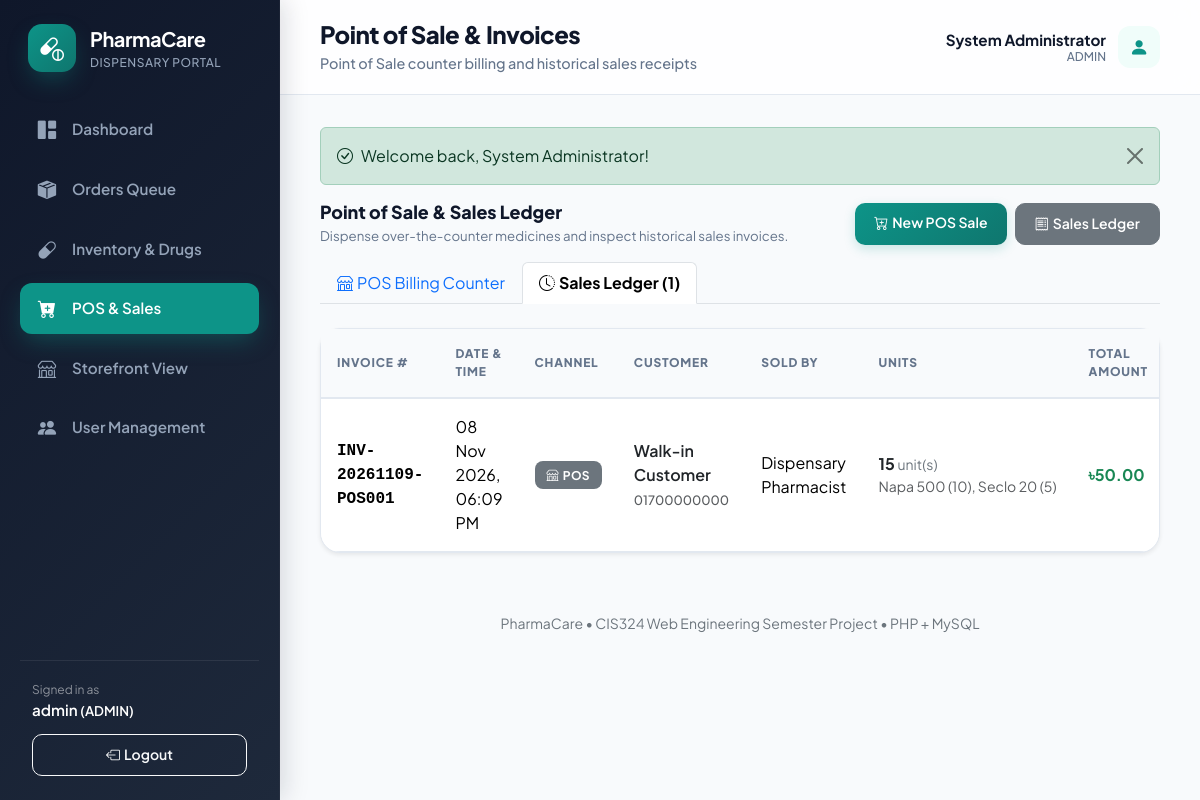
Screenshot of /index.php?page=sales (signed in) with the database file from the repository.
### tables this page shows
CREATE TABLE app_users (
    id INT AUTO_INCREMENT PRIMARY KEY,
    full_name VARCHAR(100) NOT NULL,
    username VARCHAR(50) NOT NULL UNIQUE,
    email VARCHAR(100) NULL UNIQUE,
    phone VARCHAR(30) NULL,
    address TEXT NULL,
    password VARCHAR(255) NOT NULL,
    role ENUM('ADMIN', 'STAFF', 'CUSTOMER') NOT NULL DEFAULT 'CUSTOMER',
    enabled TINYINT(1) NOT NULL DEFAULT 1,
    created_at DATETIME NOT NULL DEFAULT CURRENT_TIMESTAMP
);

CREATE TABLE sales (
    id INT AUTO_INCREMENT PRIMARY KEY,
    invoice_number VARCHAR(50) NOT NULL UNIQUE,
    sale_date DATETIME NOT NULL DEFAULT CURRENT_TIMESTAMP,
    customer_name VARCHAR(100) NULL,
    customer_phone VARCHAR(30) NULL,
    subtotal DECIMAL(10,2) NOT NULL,
    discount DECIMAL(10,2) NOT NULL DEFAULT 0.00,
    total_amount DECIMAL(10,2) NOT NULL,
    sold_by_id INT NOT NULL,
    channel VARCHAR(20) NOT NULL DEFAULT 'POS',
    order_id INT NULL,
    CONSTRAINT chk_sales_subtotal CHECK (subtotal >= 0),
    CONSTRAINT chk_sales_total CHECK (total_amount >= 0),
    CONSTRAINT fk_sales_sold_by FOREIGN KEY (sold_by_id) REFERENCES app_users(id) ON DELETE RESTRICT,
    CONSTRAINT fk_sales_order FOREIGN KEY (order_id) REFERENCES orders(id) ON DELETE SET NULL,
    INDEX idx_sale_date (sale_date),
    INDEX idx_sale_channel (channel),
    INDEX idx_sale_order (order_id)
);

### pages/sales.php (the view, shortened to what the rows shown need)
<?php
$tab = trim((string)($_GET['tab'] ?? ''));
if ($tab === '' || !in_array($tab, ['pos', 'history'], true)) {
    $tab = isset($_GET['new']) ? 'pos' : 'history';
}
$medicines = fetch_all(
    'SELECT id, name, brand_name, batch_number, quantity, selling_price, prescription_required
     FROM medicines
     WHERE active = 1 AND expiry_date >= CURDATE() AND quantity > 0
     ORDER BY name, batch_number'
);
$sales = fetch_all(
    'SELECT s.*, u.full_name AS sold_by_name, u.username AS sold_by_username,
            COALESCE((SELECT SUM(si.quantity) FROM sale_items si WHERE si.sale_id = s.id), 0) AS total_quantity,
            COALESCE((
                SELECT GROUP_CONCAT(CONCAT(COALESCE(si.medicine_name, m.name), " (", si.quantity, ")") SEPARATOR ", ")
                FROM sale_items si
                LEFT JOIN medicines m ON m.id = si.medicine_id
                WHERE si.sale_id = s.id
            ), "") AS items_summary
     FROM sales s
     JOIN app_users u ON u.id = s.sold_by_id
     ORDER BY s.sale_date DESC, s.id DESC'
);
?>
<div class="page-intro mb-3 d-flex justify-content-between align-items-center">
    <div>
        <h2>Point of Sale &amp; Sales Ledger</h2>
    </div>
</div>
<?php if ($tab === 'pos'): ?>
    <form action="actions.php" method="post" id="saleForm">
        <?= csrf_field() ?>
        <input type="hidden" name="action" value="sale_create">
        <div class="card shadow-sm mb-4">
            <div class="card-header bg-white py-3">
                <strong>Customer Information</strong> <span class="text-secondary small">(Optional for walk-in retail)</span>
            </div>
            <div class="card-body">
                <div class="row g-3">
                    <div class="col-md-6">
                        <label class="form-label small fw-semibold" for="customer_name">Customer Name</label>
                        <input class="form-control" id="customer_name" name="customer_name" maxlength="100" placeholder="Walk-in Customer">
                    </div>
                    <div class="col-md-6">
                        <label class="form-label small fw-semibold" for="customer_phone">Contact Phone</label>
                        <input class="form-control" id="customer_phone" name="customer_phone" maxlength="30" placeholder="01XXXXXXXXX">
                    </div>
                </div>
            </div>
        </div>
        <div class="card shadow-sm mb-4">
            <div class="card-header bg-white py-3 d-flex justify-content-between align-items-center">
                <div>
                    <strong>Dispensed Medicines</strong>
                    <div class="small text-secondary">Inventory quantities are locked atomically with FEFO enforcement on submit.</div>
                </div>
                <button type="button" id="addRow" class="btn btn-sm btn-outline-primary">
                    <i class="bi bi-plus-lg me-1"></i>Add Medicine Line
                </button>
            </div>
            <div class="table-responsive">
                <table class="table align-middle mb-0" id="saleTable">
                    <thead class="table-light">
                        <tr>
                            <th style="min-width: 285px">Medicine &amp; Batch</th>
                            <th>In Stock</th>
                            <th style="width: 120px">Quantity</th>
                            <th>Unit Price</th>
                            <th>Line Total</th>
                            <th style="width: 40px"></th>
                        </tr>
                    </thead>
                    <tbody id="saleRows"></tbody>
                </table>
            </div>
        </div>
        <div class="row justify-content-end">
            <div class="col-lg-5 col-xl-4">
                <div class="card shadow-sm">
                    <div class="card-body">
                        <div class="d-flex justify-content-between mb-3">
                            <span class="text-secondary">Subtotal</span>
                            <strong id="subtotalText">৳0.00</strong>
                        </div>
                        <div class="mb-3">
                            <label for="discountInput" class="form-label small fw-semibold">Discount (৳)</label>
                            <input type="number" min="0" step="0.01" name="discount" value="0" id="discountInput" class="form-control">
                        </div>
                        <hr>
                        <div class="d-flex justify-content-between align-items-center mb-4">
                            <span class="h5 mb-0">Grand Total</span>
                            <strong class="h4 text-success mb-0" id="grandTotalText">৳0.00</strong>
                        </div>
                        <button type="submit" class="btn btn-primary btn-lg w-100" <?= !$medicines ? 'disabled' : '' ?>>
                            <i class="bi bi-check-circle me-1"></i>Complete Sale &amp; Print Invoice
                        </button>
                        <?php if (!$medicines): ?>
                            <div class="alert alert-danger small mt-2 mb-0">
                                No saleable medicines are currently available in stock.
                            </div>
                        <?php endif; ?>
                    </div>
                </div>
            </div>
        </div>
    </form>
    <template id="saleRowTemplate">
        <tr class="sale-row">
            <td>
                <select class="form-select medicine-select" name="medicine_id[]" required>
                    <option value="">Select Medicine</option>
                    <?php foreach ($medicines as $m): ?>
                        <option value="<?= e((string)$m['id']) ?>"
                                data-price="<?= e((string)$m['selling_price']) ?>"
                                data-stock="<?= e((string)$m['quantity']) ?>">
                            <?= e($m['name']) ?> — <?= e($m['batch_number']) ?><?= $m['prescription_required'] ? ' (Rx)' : '' ?>
                        </option>
                    <?php endforeach; ?>
                </select>
            </td>
            <td class="stock-cell text-secondary">—</td>
            <td>
                <input name="quantity[]" type="number" min="1" step="1" value="1" class="form-control quantity-input" required>
            </td>
            <td class="price-cell">৳0.00</td>
            <td class="line-total fw-semibold text-success">৳0.00</td>
            <td>
                <button class="btn btn-sm btn-light border remove-row" type="button" aria-label="Remove item">
                    <i class="bi bi-x-lg"></i>
                </button>
            </td>
        </tr>
    </template>
<?php else: ?>
    <div class="card shadow-sm">
        <div class="table-responsive">
            <table class="table table-hover align-middle mb-0">
                <thead class="table-light">
                    <tr>
                        <th>Invoice #</th>
                        <th>Date &amp; Time</th>
                        <th>Channel</th>
                        <th>Customer</th>
                        <th>Sold By</th>
                        <th>Units</th>
                        <th>Total Amount</th>
                    </tr>
                </thead>
                <tbody>
                    <?php foreach ($sales as $s): ?>
                        <tr>
                            <td class="fw-semibold font-monospace">
                                <?= e($s['invoice_number']) ?>
                            </td>
                            <td><?= e(nice_date($s['sale_date'], true)) ?></td>
                            <td>
                                <?php if (($s['channel'] ?? 'POS') === 'ONLINE'): ?>
                                    <span class="badge text-bg-primary"><i class="bi bi-globe me-1"></i>Online</span>
                                <?php else: ?>
                                    <span class="badge text-bg-secondary"><i class="bi bi-shop me-1"></i>POS</span>
                                <?php endif; ?>
                            </td>
                            <td>
                                <div class="fw-semibold text-dark"><?= e($s['customer_name'] ?: 'Walk-in Customer') ?></div>
                                <span class="subtext text-muted small"><?= e($s['customer_phone'] ?? '') ?></span>
                            </td>
                            <td><?= e($s['sold_by_name']) ?></td>
                            <td>
                                <div><strong class="text-dark"><?= (int)$s['total_quantity'] ?></strong> <small class="text-secondary">unit(s)</small></div>
                                <?php if (!empty($s['items_summary'])): ?>
                                    <div class="small text-muted text-truncate" style="max-width: 220px;" title="<?= e($s['items_summary']) ?>">
                                        <?= e($s['items_summary']) ?>
                                    </div>
                                <?php endif; ?>
                            </td>
                            <td>
                                <strong class="text-success"><?= money($s['total_amount']) ?></strong>
                            </td>
                        </tr>
                    <?php endforeach; ?>
                </tbody>
            </table>
        </div>
    </div>
<?php endif; ?>

### includes/header.php (shortened to what the rows shown need)
<?php
$heading = page_title($page);
$subtitles = [
    'dashboard'    => 'Real-time sales revenue, inventory health, and operations overview',
    'catalog'      => 'Browse, search, and order available medicines online',
    'cart'         => 'Review selected medicines and complete your order',
    'orders'       => is_customer() ? 'Track your active and previous medicine orders' : 'Staff order fulfillment and prescription verification queue',
    'order_detail' => 'Review order items, prescription documents, and fulfillment timeline',
    'medicines'    => 'Medicine inventory, stock levels, categories, and suppliers',
    'sales'        => 'Point of Sale counter billing and historical sales receipts',
    'invoice'      => 'Printable receipt for completed transaction',
    'login'        => 'Sign in to access your PharmaCare account',
    'register'     => 'Create a customer account to place medicine orders online',
    'users'        => 'Manage system credentials, personnel roles, authorizations, and passwords',
];
if (!user()) {
    $links = [
        ['catalog', 'capsule-pill', 'Browse Medicines', 'catalog'],
    ];
    $brandUrl = url('catalog');
    $brandSubtitle = 'Online Storefront';
} else {
    $brandUrl = url('dashboard');
    $brandSubtitle = 'Dispensary Portal';
}
?>
<!doctype html>
<html lang="en">
<head>
<link href="https://cdn.jsdelivr.net/npm/bootstrap@5.3.3/dist/css/bootstrap.min.css" rel="stylesheet">
<link href="https://cdn.jsdelivr.net/npm/bootstrap-icons@1.11.3/font/bootstrap-icons.min.css" rel="stylesheet">
<link rel="stylesheet" href="assets/style.css">
</head>
<body>
<aside class="app-sidebar">
 <a class="brand" href="<?= e($brandUrl) ?>">
   <span><strong>PharmaCare</strong><small><?= e($brandSubtitle) ?></small></span>
 </a>
 <?php if (user()): ?>
  <div class="sidebar-footer">
   <div class="small text-white-50">Signed in as</div>
   <div class="fw-semibold text-white text-truncate"><?= e(user()['username']) ?> <small>(<?= e(user()['role']) ?>)</small></div>
   <form method="post" action="actions.php">
     <button class="btn btn-sm btn-outline-light w-100" type="submit">
       <i class="bi bi-box-arrow-left me-1"></i><span>Logout</span>
     </button>
   </form>
  </div>
 <?php endif; ?>
</aside>
<div class="app-main">
 <header class="app-topbar">
  <div class="d-flex align-items-center gap-3">
    <div>
      <h1><?= e($heading) ?></h1>
      <p><?= e($subtitles[$page] ?? 'Pharmacy Management & Online Ordering System') ?></p>
    </div>
  </div>
  <div class="topbar-user">
   <?php if (user()): ?>
    <div class="text-end">
     <strong><?= e(user()['full_name']) ?></strong>
     <small><?= e(user()['role']) ?></small>
    </div>
    <div class="avatar"><i class="bi bi-person-fill"></i></div>
   <?php else: ?>
    <a href="<?= e(url('login')) ?>" class="btn btn-outline-primary btn-sm">Sign In</a>
    <a href="<?= e(url('register')) ?>" class="btn btn-primary btn-sm">Register</a>
   <?php endif; ?>
  </div>
 </header>
 <main class="content">

### rows the page displays
app_users: role "DISPENSARY PORTAL", username "admin", role "ADMIN", role "Point of Sale counter billing and historical sales receipts", full_name "System Administrator"
sales: invoice_number "INV-20261109-POS001", sale_date "08 Nov 2026, 06:09 PM", channel "POS" (drawn), customer_name "Walk-in Customer", customer_phone "01700000000", sold_by.full_name "Dispensary Pharmacist", total_quantity "15", items_summary "Napa 500 (10), Seclo 20 (5)", total_amount "৳50.00"

### other values shown
$label "Dashboard"
$label "Orders Queue"
$label "Inventory & Drugs"
$label "POS & Sales"
$label "Storefront View"
$label "User Management"
$heading "Point of Sale & Invoices"
$f['text'] "Welcome back, System Administrator!"
count($sales) "1"
